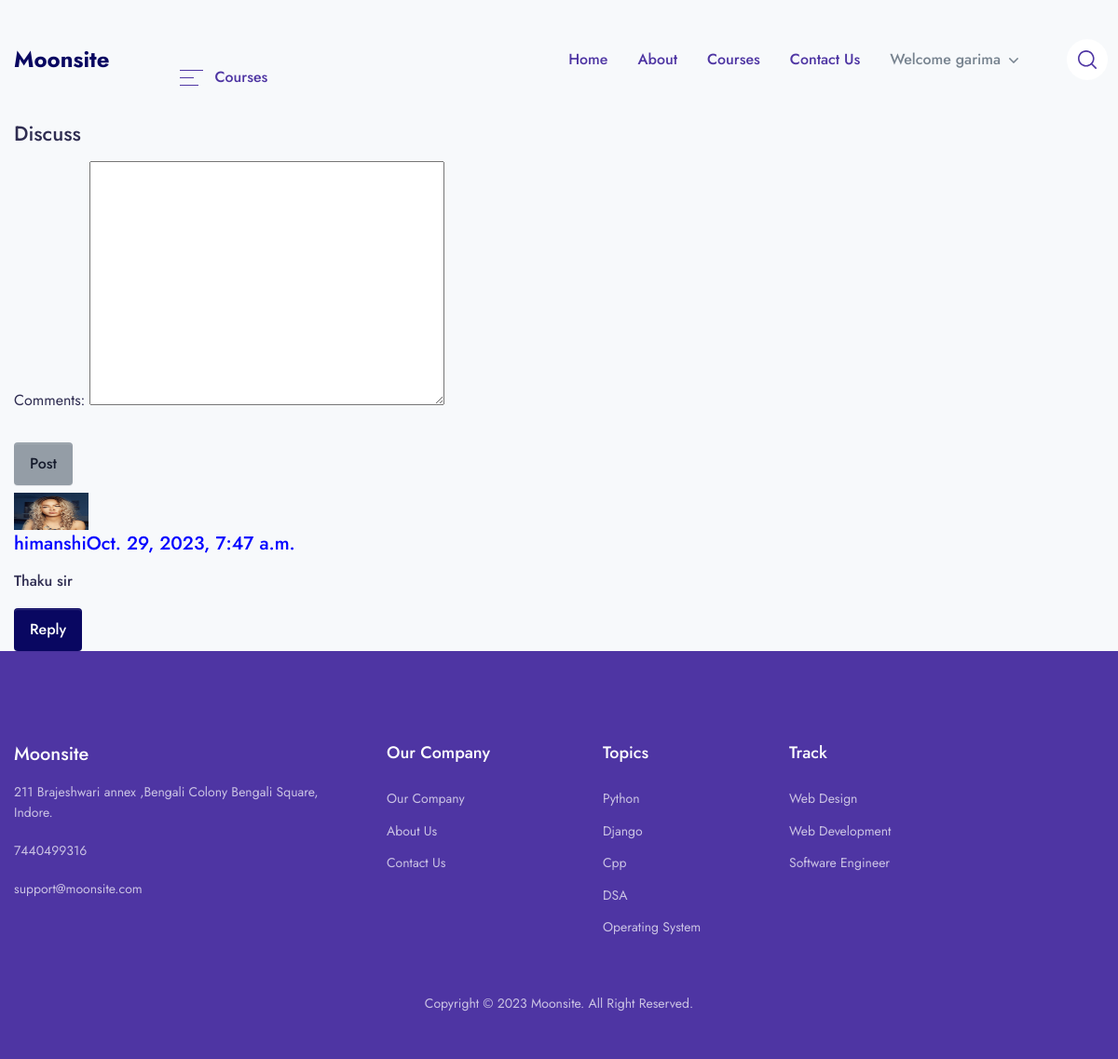
The page /discuss/cpp (signed in) on the database its author committed.
### app/models.py (models this page shows, shortened)
class Post(models.Model):
    id = models.AutoField ( primary_key=True )
    name = models.CharField(max_length=100)
    comments =  RichTextField(blank=True ,null=True)
    course = models.ForeignKey ( Course, on_delete=models.CASCADE )
    parent = models.ForeignKey('self',on_delete=models.CASCADE,null=True)
    timestamp=models.DateTimeField(default=now)

### mysite/views.py (the view, shortened to what this page needs)
# urls.py: path('discuss/<slug:slug>',views.discuss,name="discuss"),
def discuss(request,slug):
    course = Course.objects.filter ( slug=slug )[0]
    queries = Post.objects.filter(course=course)
    form = PostForm
    return render(request,'course/discuss.html',{"form":form,'slug':slug,"queries":queries})

### templates/course/discuss.html (shortened to what this page needs)
{% extends 'base.html' %} {% block title%} Discuss_Forum {% endblock %}
 {% block content %}
<div class="container">
  <h3 style="color=blue"> Discuss </h3>
  <div class="form-group">
    <form method="post" action="#">
      {% csrf_token %} {{form.media}} {{form.as_p}}
      <button class="btn btn-sm my-2 btn-secondary" type="submit">Post</button>
    </form>
  </div>
  {% for b in queries %}
    <div class="user-profile col-md-1">
      <img
        src="/static/assets/img/instructors/instructor-1.jpg"
        height="40px"
        width="80px"
        alt=""
      />
    </div>
    <div class="comment col-md-10">
      <h4 style="color: blue">{{b.name}}{{b.timestamp }}</h4>
      <h6>{{b.comments|safe}}</h6>
      <div class="reply">
        <button
          class="btn btn-sm btn-primary"
          type="button"
          data-bs-toggle="collapse"
          data-bs-target="#collapseExample{{b.id}}"
          aria-expanded="false"
          aria-controls="collapseExample"
        >
          Reply
        </button>
      </div>
    </div>
    {% endfor %}
  </div>
  {% endblock %}

### templates/components/header.html (shortened to what this page needs)
    <header class="navbar navbar-expand-xl navbar-light" >
        <div class="container">
            <a class="navbar-brand" href="{% url 'home'%}">
                <div class="" style = "">Moonsite </div>
            <ul class="navbar-nav navbar-vertical ms-xl-4 d-none d-xl-flex">
                <li class="nav-item dropdown">
                    <a class="nav-link pb-4 mb-n4 px-0 pt-0" id="navbarVerticalMenu" data-bs-toggle="dropdown" href="#" aria-haspopup="true" aria-expanded="false">
                        <div class="py-3 px-5 d-flex align-items-center">
                            <div class="me-3 ms-1 text-gigas d-flex">
                                <svg width="25" height="17" viewBox="0 0 25 17" xmlns="http://www.w3.org/2000/svg">
                                    <rect width="25" height="1" fill="currentColor"/>
                                    <rect y="8" width="15" height="1" fill="currentColor"/>
                                    <rect y="16" width="20" height="1" fill="currentColor"/>
                                </svg>
                            </div>
                            <span class="text-gigas fw-medium me-1">Courses</span>
                        </div>
                    </a>
                </li>
            </ul>
            <div class="collapse navbar-collapse z-index-lg" id="navbarCollapse">
                <ul class="navbar-nav ms-auto">
                    <li class="nav-item dropdown dropdown-full-width">
                        <a class="nav-link px-xl-4 text-gigas"   href="{% url 'home' %}" aria-haspopup="true" aria-expanded="false">
                            Home
                        </a>
                    </li>
                     <li class="nav-item dropdown dropdown-full-width">
                        <a class="nav-link  px-xl-4 text-gigas"   href="{% url 'aboutus' %}" aria-haspopup="true" aria-expanded="false">
                           About
                        </a>
                    </li>
                    {% if request.user.is_authenticated %}
                    <li class="nav-item dropdown">
                        <a class="nav-link  px-xl-4 text-gigas"  href="{%  url 'course' %}" aria-haspopup="true" aria-expanded="false">
                            Courses
                        </a>
                    </li>
                    {% endif %}
                    <li class="nav-item dropdown dropdown-full-width">
                        <a class="nav-link px-xl-4 text-gigas"  href="{% url 'contact' %}" aria-haspopup="true" aria-expanded="false">
                            Contact Us
                        </a>
                    </li>
                    {% if user.is_authenticated %}
                           <li class="nav-item dropdown">
                        <a class="nav-link dropdown-toggle px-xl-4" id="navbarBlog" data-bs-toggle="dropdown" href="#" aria-haspopup="true" aria-expanded="false">
                      Welcome {{user.username}}
                        </a>
                    </li>
                    {% endif %}
                </ul>
            </div>
            <ul class="navbar-nav flex-row ms-n4 ms-sm-auto ms-xl-0 me-n2 me-md-n4">
                <li class="nav-item border-0 px-1 px-md-3">
                </li>
                <li class="nav-item border-0 px-1 px-md-3 d-none d-370-block d-xl-block">
                    <a class="nav-link d-flex p-3 bg-white-all rounded-circle search-mobile text-gigas icon-xs" data-bs-toggle="collapse" href="#collapseSearchMobile" role="button" aria-expanded="false" aria-controls="collapseSearchMobile">
                    </a>
                </li>
            </ul>
        </div>
    </header>

### rows shown on the page
Post: name "himanshi", timestamp "Oct. 29, 2023, 7:47 a.m.", comments "Thaku sir"

### other values the page prints
{{ user.username }} "garima"
